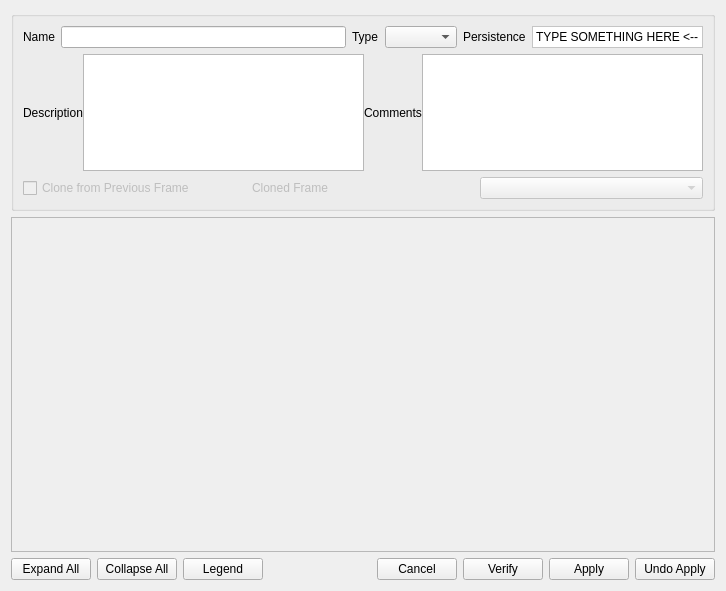
<?xml version="1.0" encoding="UTF-8"?>
<ui version="4.0">
 <class>frmframedetails</class>
 <widget class="QWidget" name="frmframedetails">
  <property name="geometry">
   <rect>
    <x>0</x>
    <y>0</y>
    <width>726</width>
    <height>591</height>
   </rect>
  </property>
  <property name="windowTitle">
   <string>Form</string>
  </property>
  <layout class="QGridLayout" name="gridLayout">
   <item row="0" column="0">
    <widget class="QGroupBox" name="groupBox">
     <property name="sizePolicy">
      <sizepolicy hsizetype="Preferred" vsizetype="MinimumExpanding">
       <horstretch>0</horstretch>
       <verstretch>0</verstretch>
      </sizepolicy>
     </property>
     <property name="maximumSize">
      <size>
       <width>16777215</width>
       <height>200</height>
      </size>
     </property>
     <property name="title">
      <string/>
     </property>
     <property name="flat">
      <bool>true</bool>
     </property>
     <layout class="QVBoxLayout" name="verticalLayout">
      <item>
       <layout class="QHBoxLayout" name="horizontalLayout_2">
        <item>
         <widget class="QLabel" name="label">
          <property name="text">
           <string>Name</string>
          </property>
          <property name="buddy">
           <cstring>lineName</cstring>
          </property>
         </widget>
        </item>
        <item>
         <widget class="QLineEdit" name="lineName"/>
        </item>
        <item>
         <widget class="QLabel" name="label_4">
          <property name="text">
           <string>Type</string>
          </property>
          <property name="buddy">
           <cstring>cmbType</cstring>
          </property>
         </widget>
        </item>
        <item>
         <widget class="QComboBox" name="cmbType"/>
        </item>
        <item>
         <widget class="QLabel" name="label_5">
          <property name="text">
           <string>Persistence</string>
          </property>
         </widget>
        </item>
        <item>
         <widget class="QLabel" name="lbPersistence">
          <property name="styleSheet">
           <string notr="true">background:rgb(255, 255, 255)</string>
          </property>
          <property name="frameShape">
           <enum>QFrame::StyledPanel</enum>
          </property>
          <property name="frameShadow">
           <enum>QFrame::Plain</enum>
          </property>
          <property name="text">
           <string>TYPE SOMETHING HERE &lt;--</string>
          </property>
         </widget>
        </item>
       </layout>
      </item>
      <item>
       <layout class="QHBoxLayout" name="horizontalLayout_3">
        <property name="spacing">
         <number>0</number>
        </property>
        <item>
         <widget class="QLabel" name="label_2">
          <property name="sizePolicy">
           <sizepolicy hsizetype="Preferred" vsizetype="MinimumExpanding">
            <horstretch>0</horstretch>
            <verstretch>0</verstretch>
           </sizepolicy>
          </property>
          <property name="text">
           <string>Description</string>
          </property>
         </widget>
        </item>
        <item>
         <widget class="QPlainTextEdit" name="textDesc">
          <property name="sizePolicy">
           <sizepolicy hsizetype="Expanding" vsizetype="Preferred">
            <horstretch>0</horstretch>
            <verstretch>0</verstretch>
           </sizepolicy>
          </property>
          <property name="minimumSize">
           <size>
            <width>0</width>
            <height>0</height>
           </size>
          </property>
         </widget>
        </item>
        <item>
         <widget class="QLabel" name="label_6">
          <property name="sizePolicy">
           <sizepolicy hsizetype="Preferred" vsizetype="MinimumExpanding">
            <horstretch>0</horstretch>
            <verstretch>0</verstretch>
           </sizepolicy>
          </property>
          <property name="text">
           <string>Comments</string>
          </property>
         </widget>
        </item>
        <item>
         <widget class="QPlainTextEdit" name="textComments">
          <property name="sizePolicy">
           <sizepolicy hsizetype="Expanding" vsizetype="Preferred">
            <horstretch>0</horstretch>
            <verstretch>0</verstretch>
           </sizepolicy>
          </property>
         </widget>
        </item>
       </layout>
      </item>
      <item>
       <layout class="QHBoxLayout" name="horizontalLayout_4">
        <item>
         <widget class="QCheckBox" name="checkClone">
          <property name="enabled">
           <bool>false</bool>
          </property>
          <property name="text">
           <string>Clone from Previous Frame</string>
          </property>
         </widget>
        </item>
        <item>
         <widget class="QLabel" name="label_3">
          <property name="enabled">
           <bool>false</bool>
          </property>
          <property name="text">
           <string>Cloned Frame</string>
          </property>
         </widget>
        </item>
        <item>
         <widget class="QComboBox" name="cmbCloned">
          <property name="enabled">
           <bool>false</bool>
          </property>
         </widget>
        </item>
       </layout>
      </item>
     </layout>
    </widget>
   </item>
   <item row="1" column="0">
    <widget class="QFrame" name="frame">
     <property name="sizePolicy">
      <sizepolicy hsizetype="Expanding" vsizetype="Expanding">
       <horstretch>0</horstretch>
       <verstretch>0</verstretch>
      </sizepolicy>
     </property>
     <property name="toolTip">
      <string>Press edit key F2 to edit items</string>
     </property>
     <property name="frameShape">
      <enum>QFrame::StyledPanel</enum>
     </property>
     <property name="frameShadow">
      <enum>QFrame::Sunken</enum>
     </property>
     <layout class="QGridLayout" name="gridLayout_2"/>
    </widget>
   </item>
   <item row="2" column="0">
    <layout class="QHBoxLayout" name="horizontalLayout">
     <item>
      <widget class="QPushButton" name="pushExpand">
       <property name="text">
        <string>Expand All</string>
       </property>
      </widget>
     </item>
     <item>
      <widget class="QPushButton" name="pushCollapse">
       <property name="text">
        <string>Collapse All</string>
       </property>
      </widget>
     </item>
     <item>
      <widget class="QPushButton" name="pushLegend">
       <property name="toolTip">
        <string>View legend</string>
       </property>
       <property name="statusTip">
        <string>View legend</string>
       </property>
       <property name="whatsThis">
        <string>View legend</string>
       </property>
       <property name="text">
        <string>Legend</string>
       </property>
       <property name="icon">
        <iconset resource="app_new.qrc">
         <normaloff>:/app_new/kcoloredit.png</normaloff>:/app_new/kcoloredit.png</iconset>
       </property>
      </widget>
     </item>
     <item>
      <spacer name="horizontalSpacer">
       <property name="orientation">
        <enum>Qt::Horizontal</enum>
       </property>
       <property name="sizeHint" stdset="0">
        <size>
         <width>37</width>
         <height>17</height>
        </size>
       </property>
      </spacer>
     </item>
     <item>
      <widget class="QPushButton" name="pushBack">
       <property name="toolTip">
        <string>Cancel</string>
       </property>
       <property name="statusTip">
        <string>Cancel changes and go back to previous form</string>
       </property>
       <property name="whatsThis">
        <string>Cancel changes and go back to previous form</string>
       </property>
       <property name="text">
        <string>Cancel</string>
       </property>
      </widget>
     </item>
     <item>
      <widget class="QPushButton" name="pushVerify">
       <property name="toolTip">
        <string>Verify changes</string>
       </property>
       <property name="statusTip">
        <string>Verify</string>
       </property>
       <property name="whatsThis">
        <string>Verifies changes</string>
       </property>
       <property name="text">
        <string>Verify</string>
       </property>
      </widget>
     </item>
     <item>
      <widget class="QPushButton" name="pushApply">
       <property name="toolTip">
        <string>Apply changes</string>
       </property>
       <property name="statusTip">
        <string>Apply</string>
       </property>
       <property name="whatsThis">
        <string>Applies changes</string>
       </property>
       <property name="text">
        <string>Apply</string>
       </property>
      </widget>
     </item>
     <item>
      <widget class="QPushButton" name="pushUndo">
       <property name="toolTip">
        <string>Undo applying changes</string>
       </property>
       <property name="statusTip">
        <string>Undo</string>
       </property>
       <property name="whatsThis">
        <string>Undo changes</string>
       </property>
       <property name="text">
        <string>Undo Apply</string>
       </property>
      </widget>
     </item>
    </layout>
   </item>
  </layout>
 </widget>
 <tabstops>
  <tabstop>lineName</tabstop>
  <tabstop>cmbType</tabstop>
  <tabstop>textDesc</tabstop>
  <tabstop>checkClone</tabstop>
  <tabstop>pushExpand</tabstop>
  <tabstop>pushCollapse</tabstop>
  <tabstop>pushBack</tabstop>
 </tabstops>
 <resources>
  <include location="app_new.qrc"/>
 </resources>
 <connections>
  <connection>
   <sender>pushApply</sender>
   <signal>clicked()</signal>
   <receiver>frmframedetails</receiver>
   <slot>apply()</slot>
   <hints>
    <hint type="sourcelabel">
     <x>678</x>
     <y>569</y>
    </hint>
    <hint type="destinationlabel">
     <x>362</x>
     <y>295</y>
    </hint>
   </hints>
  </connection>
  <connection>
   <sender>pushBack</sender>
   <signal>clicked()</signal>
   <receiver>frmframedetails</receiver>
   <slot>back()</slot>
   <hints>
    <hint type="sourcelabel">
     <x>436</x>
     <y>570</y>
    </hint>
    <hint type="destinationlabel">
     <x>362</x>
     <y>295</y>
    </hint>
   </hints>
  </connection>
  <connection>
   <sender>pushUndo</sender>
   <signal>clicked()</signal>
   <receiver>frmframedetails</receiver>
   <slot>undo()</slot>
   <hints>
    <hint type="sourcelabel">
     <x>673</x>
     <y>570</y>
    </hint>
    <hint type="destinationlabel">
     <x>362</x>
     <y>295</y>
    </hint>
   </hints>
  </connection>
  <connection>
   <sender>pushVerify</sender>
   <signal>clicked()</signal>
   <receiver>frmframedetails</receiver>
   <slot>verify()</slot>
   <hints>
    <hint type="sourcelabel">
     <x>435</x>
     <y>569</y>
    </hint>
    <hint type="destinationlabel">
     <x>362</x>
     <y>295</y>
    </hint>
   </hints>
  </connection>
  <connection>
   <sender>cmbCloned</sender>
   <signal>currentIndexChanged(QString)</signal>
   <receiver>frmframedetails</receiver>
   <slot>isClonedFromPreviousFrame(QString)</slot>
   <hints>
    <hint type="sourcelabel">
     <x>592</x>
     <y>186</y>
    </hint>
    <hint type="destinationlabel">
     <x>362</x>
     <y>295</y>
    </hint>
   </hints>
  </connection>
  <connection>
   <sender>pushLegend</sender>
   <signal>clicked()</signal>
   <receiver>frmframedetails</receiver>
   <slot>showLegend()</slot>
   <hints>
    <hint type="sourcelabel">
     <x>209</x>
     <y>567</y>
    </hint>
    <hint type="destinationlabel">
     <x>362</x>
     <y>295</y>
    </hint>
   </hints>
  </connection>
 </connections>
 <slots>
  <slot>cancel()</slot>
  <slot>apply()</slot>
  <slot>isClonedFromPreviousFrame(QString)</slot>
  <slot>back()</slot>
  <slot>undo()</slot>
  <slot>verify()</slot>
  <slot>showLegend()</slot>
 </slots>
</ui>
